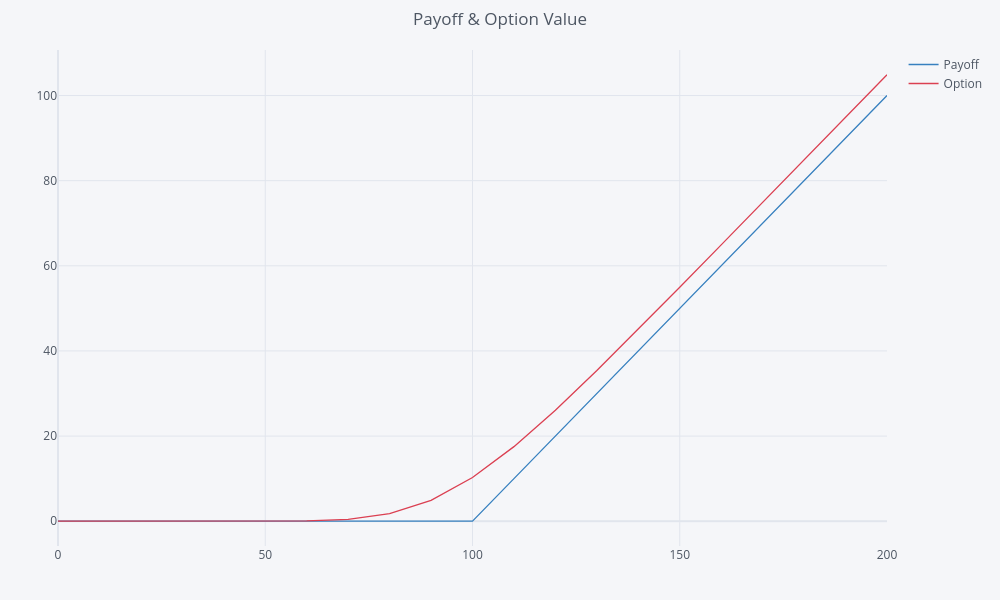

The cell this chart's notebook holds for it:
### Code cell
# Plot option value and payoff
colo = ['blue', 'red']
option_value_2D[['Payoff', 'Option']].iplot(title='Payoff & Option Value', colors= colo)

### Figure 1 — Plotly figure (JSON) as saved in the notebook; plotly's stock layout.template omitted (floating-point values rounded to 4 significant figures)
{"data": [{"line": {"color": "rgba(55, 128, 191, 1.0)", "dash": "solid", "shape": "linear", "width": 1.3}, "mode": "lines", "name": "Payoff", "text": "", "type": "scatter", "x": [0.0, 10.0, 20.0, 30.0, 40.0, 50.0, 60.0, 70.0, 80.0, 90.0, 100.0, 110.0, 120.0, 130.0, 140.0, 150.0, 160.0, 170.0, 180.0, 190.0, 200.0], "y": [0.0, 0.0, 0.0, 0.0, 0.0, 0.0, 0.0, 0.0, 0.0, 0.0, 0.0, 10.0, 20.0, 30.0, 40.0, 50.0, 60.0, 70.0, 80.0, 90.0, 100.0]}, {"line": {"color": "rgba(219, 64, 82, 1.0)", "dash": "solid", "shape": "linear", "width": 1.3}, "mode": "lines", "name": "Option", "text": "", "type": "scatter", "x": [0.0, 10.0, 20.0, 30.0, 40.0, 50.0, 60.0, 70.0, 80.0, 90.0, 100.0, 110.0, 120.0, 130.0, 140.0, 150.0, 160.0, 170.0, 180.0, 190.0, 200.0], "y": [0.0, 0.0, 0.0, 0.0, 0.0, 0.006, 0.066, 0.43, 1.754, 4.899, 10.26, 17.52, 26.09, 35.4, 45.09, 54.97, 64.91, 74.89, 84.89, 94.88, 104.9]}], "layout": {"height": 600, "legend": {"bgcolor": "#F5F6F9", "font": {"color": "#4D5663"}}, "margin": {"b": 50, "l": 50, "r": 50, "t": 50}, "paper_bgcolor": "#F5F6F9", "plot_bgcolor": "#F5F6F9", "title": {"font": {"color": "#4D5663"}, "text": "Payoff & Option Value", "x": 0.5}, "width": 1000, "xaxis": {"gridcolor": "#E1E5ED", "showgrid": true, "tickfont": {"color": "#4D5663"}, "title": {"font": {"color": "#4D5663"}, "text": ""}, "zerolinecolor": "#E1E5ED"}, "yaxis": {"gridcolor": "#E1E5ED", "showgrid": true, "tickfont": {"color": "#4D5663"}, "title": {"font": {"color": "#4D5663"}, "text": ""}, "zerolinecolor": "#E1E5ED"}}}
